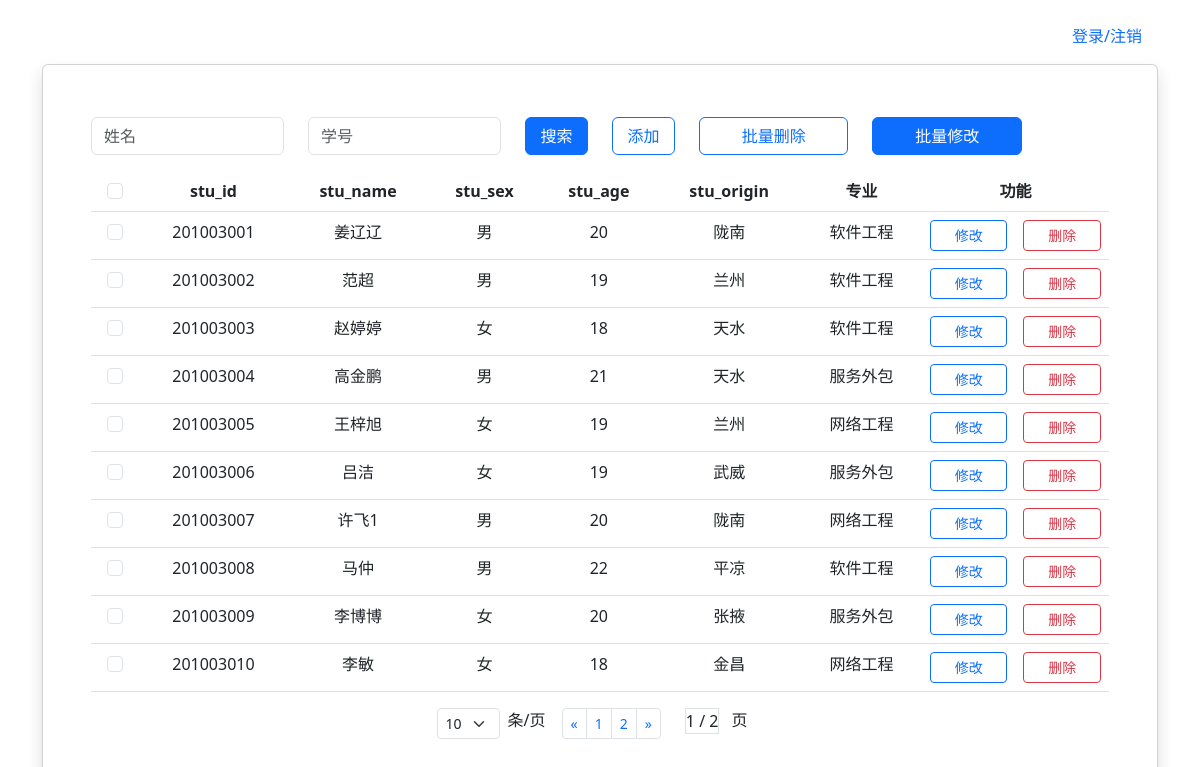
Before: / (signed in) with the older database file.
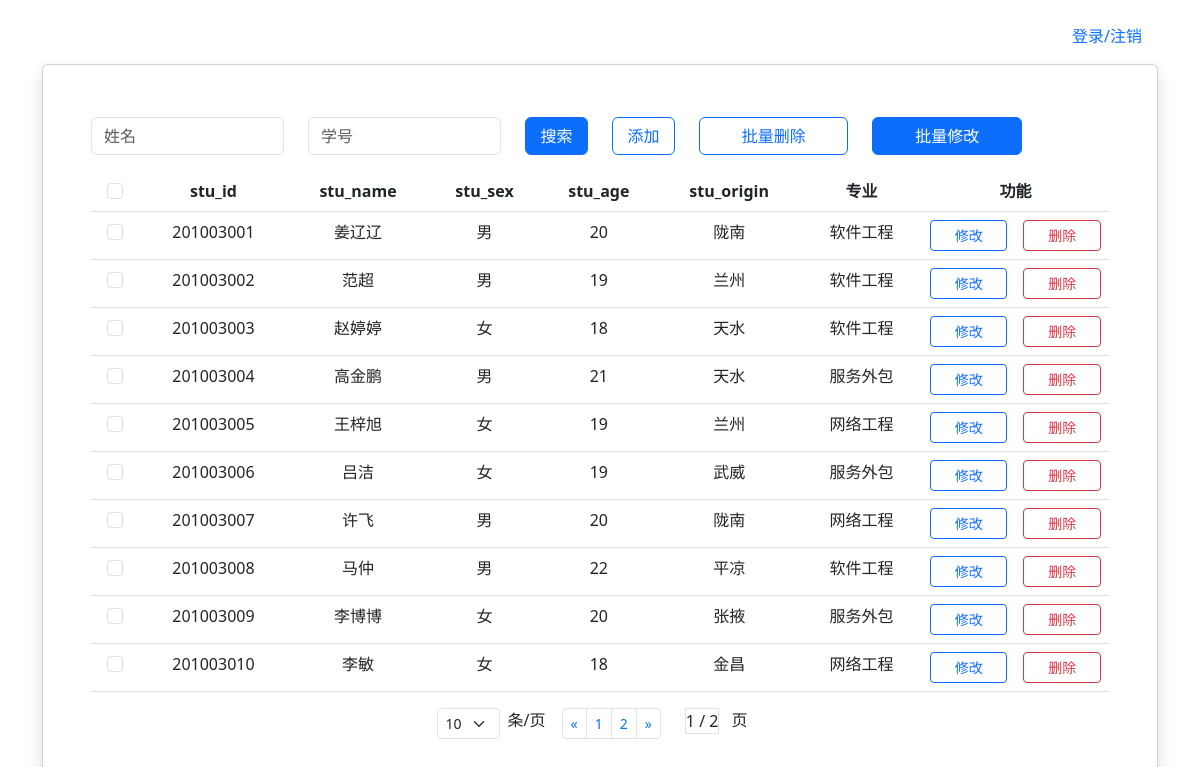
After: the same page with the newer database file.
### tables this page shows
CREATE TABLE student_info(
        stu_id INT PRIMARY KEY     NOT NULL,
        stu_name       VARCHAR(50) NOT NULL,
        stu_sex        CHAR(2)     NOT NULL,
        stu_age        INT         NOT NULL,
        stu_origin     VARCHAR(50) NOT NULL,
        stu_profession_id int NOT NULL
        );

### main.py (the view, shortened to what this page needs)
@app.get("/")
def index():
    if not validate_login():
        flash("请先登录", category="danger")
        return render_template("login.html")
    tablename = "student_info"
    where_str = []
    sql = (
        "SELECT s.stu_id,s.stu_name,s.stu_sex,s.stu_age,s.stu_origin,p.stu_profession FROM student_info s INNER JOIN stu_profession p "
        "on s.stu_profession_id=p.stu_profession_id"
    )
    log.debug("request.args: %s", dict_str(request.args))
    page_size = 10
    current_page = 1
    if "page_size" in request.args and not (
        request.args["page_size"] == ""
        or request.args["page_size"] is None
        or request.args["page_size"] == " "
    ):
        page_size = request.args["page_size"]
        page_size = int(page_size)
        log.debug(f"page_size被改为非默认值 {page_size}")
    if "current_page" in request.args and not (
        request.args["current_page"] == ""
        or request.args["current_page"] is None
        or request.args["current_page"] == " "
    ):
        current_page = request.args["current_page"]
        current_page = int(current_page)
        log.debug(f"current_page被改为非默认值 {current_page}")
    if len(where_str) > 0:
        sql = sql + " where " + " and ".join(where_str)
    log.debug(f"将要执行sql: {sql}")
    result = dbf.do(sql)
    total_size = len(result)
    if total_size > page_size:
        result = result[(current_page - 1) * page_size : current_page * page_size]
    fields = dbf.get_fields(tablename)
    fields = fields[: len(fields) - 1]
    fields.append("专业")
    return render_template(
        "show1.html",
        datas=result,
        fields=fields,
        total_page=math.ceil(total_size / page_size),
        page_size=page_size,
        current_page=current_page,
        stu_name=request.args.get("stu_name", ""),
        stu_id=request.args.get("stu_id", ""),
        all_radios_value=request.args.get("all-radios-value", ""),
    )

### DBFactory.py (called while the page is built)
    def do(self, sql, *value):
        self.cur.execute(sql, value)
        self.conn.commit()
        return self.cur.fetchall()

    def get_fields(self, table_name):
        sql = f"PRAGMA table_info({table_name})"
        fields = [feild[1] for feild in self.do(sql)]
        return fields

### main.py (called while the page is built)
def validate_login():
    return "userid" in session

def dict_str(dict):
    return "{" + ", ".join(f"{k}={dict[k]}" for k in dict) + "}"

### templates/show1.html (shortened to what the changed rows need)
<!DOCTYPE html>
<html lang="en">
<head>
    <link
            href="/static/bootstrap/5.3.0/css/bootstrap.min.css"
            rel="stylesheet"
    />
</head>
<body>
<div class="container">
    <form onsubmit="return false">
        <div class="card shadow p-5">
            <div class="row">
                <div class="table-responsive">
                <table class="table table-hover text-center">
                    <thead>
                    <tr>
                        <th>
                            <input
                                    class="form-check-input"
                                    type="checkbox"
                                    value=""
                                    id="all-radios"
                                    name="all-radios"
                            />
                        </th>
                        {% for a in fields %}
                            <th>{{ a }}</th>
                        {% endfor %}
                        <th colspan="2">功能</th>
                    </tr>
                    </thead>
                    <tbody>
                    {% for item in datas %}
                        <tr>
                            <td>
                                <input
                                        class="form-check-input"
                                        type="checkbox"
                                        value="{{ item[0] }}"
                                        id="{{ item[0] }}"
                                />
                            </td>
                            {% for a in item %}
                                <td>{{ a }}</td>
                            {% endfor %}
                            <td>
                                <a
                                        class="btn btn-outline-primary btn-sm w-100"
                                        href="/update?id={{ item[0] }}"
                                >修改</a
                                >
                            </td>
                            <td>
                                <a
                                        class="btn btn btn-outline-danger btn-sm w-100"
                                        href="/del2/{{ item[0] }}"
                                >删除</a
                                >
                            </td>
                        </tr>
                    {% endfor %}
                    </tbody>
                </table>
                </div>
            </div>
        </div>
    </form>
</div>
</body>
</html>

Changed rows visible on the page:
changed student_info id 201003007: stu_name "许飞1" → "许飞"
